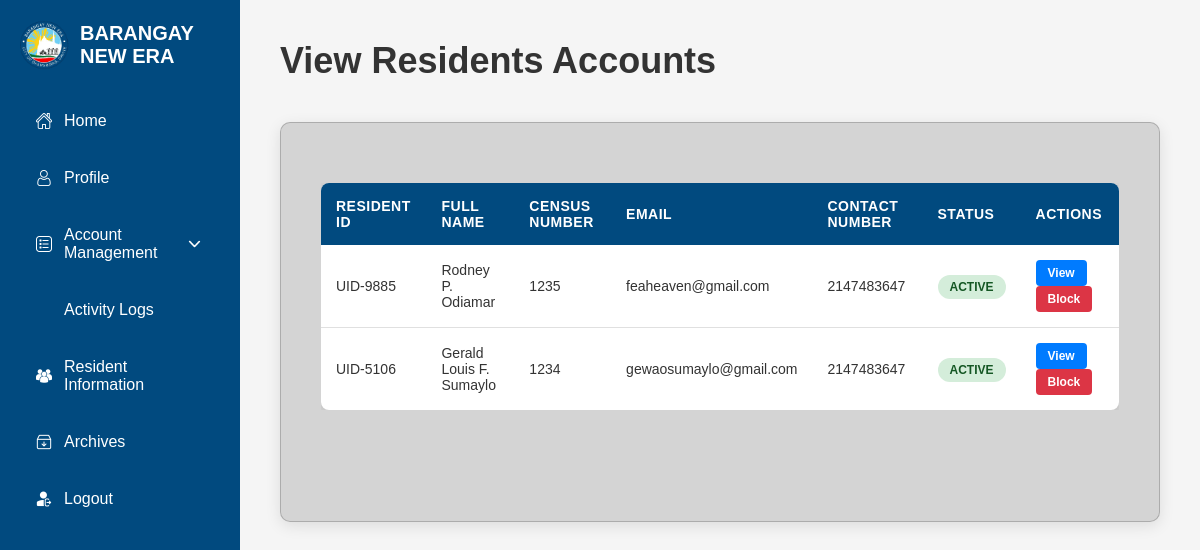
/superadmin/residentsaccounts.php (signed in), run on the app's committed database.
### tables this page shows
CREATE TABLE `usertbl` (
  `UserID` int(11) NOT NULL,
  `UID` varchar(255) NOT NULL,
  `LastName` varchar(255) NOT NULL,
  `FirstName` varchar(255) NOT NULL,
  `MiddleName` varchar(255) NOT NULL,
  `Suffix` varchar(255) NOT NULL,
  `birthdate` date DEFAULT NULL,
  `Age` int(11) NOT NULL,
  `ContactNumber` int(11) NOT NULL,
  `Address` varchar(255) NOT NULL,
  `CensusNumber` varchar(255) NOT NULL,
  `email` varchar(255) NOT NULL,
  `Password` varchar(255) NOT NULL,
  `status` enum('active','blocked') DEFAULT 'active',
  `profile_picture` varchar(255) NOT NULL,
  `document` varchar(255) NOT NULL,
  `purpose` varchar(255) NOT NULL,
  `notes` varchar(255) NOT NULL,
  `dateRequested` date DEFAULT NULL
);

### superadmin/residentsaccounts.php (the view, shortened to what this page needs)
<?php
require_once '../Connection/Conn.php';
$db = $conn;
$residents = [];
try {
    $stmt = $db->prepare("SELECT UID, LastName, FirstName, MiddleName, Suffix, birthdate, Age, ContactNumber, Address, CensusNumber, Email, profile_picture, status FROM usertbl ORDER BY LastName, FirstName");
    $stmt->execute();
    $result = $stmt->get_result();
    while ($row = $result->fetch_assoc()) {
        $residents[] = $row;
    }
} catch (Exception $e) {
    $error_message = "Error fetching resident accounts: " . $e->getMessage();
}
?>
<!DOCTYPE html>
<html lang="en">
<head>
    <link rel="stylesheet" href="residentsaccounts.css">
</head>
<body>
    <div class="sidebar">
        <div class="sidebar-logo">
            <img src="../images/brgylogo.png" alt="Logo">
            <h2>BARANGAY NEW ERA</h2>
        </div>
        <nav class="sidebar-nav">
            <a href="superadmindashboard.php"> <img src="../images/home.png" alt="">Home</a>
            <a href="superadminProfile.php"> <img src="../images/user.png" alt="">Profile</a>
            <details class="sidebar-dropdown">
                <summary><img src="../images/list.png" alt="">Account Management <img src="../images/down.png" alt=""></summary>
            </details>
            <a href="superadminLogs.php"> <img src="../images/monitor.png" alt="">Activity Logs</a>
            <a href="superadminResidents.php"> <img src="../images/residents.png" alt="">Resident Information</a>
            <a href="superadminarchive.php"> <img src="../images/archive.png" alt="">Archives</a>
            <a href="#" onclick="logout()"> <img src="../images/logout.png" alt="">Logout</a>
        </nav>
    </div>
    <div class="main-content">
        <div class="page-header">
            <h1>View Residents Accounts</h1>
        </div>
        <div class="container">
            <?php if (isset($error_message)): ?>
                <div class="error-message">
                    <?php echo htmlspecialchars($error_message); ?>
                </div>
            <?php else: ?>
                <div class="table-container">
                    <table class="admin-table">
                        <thead>
                            <tr>
                                <th>Resident ID</th>
                                <th>Full Name</th>
                                <th>Census Number</th>
                                <th>Email</th>
                                <th>Contact Number</th>
                                <th>Status</th>
                                <th>Actions</th>
                            </tr>
                        </thead>
                        <tbody>
                            <?php if (empty($residents)): ?>
                                <tr>
                                    <td colspan="7" style="text-align: center; padding: 40px;">No resident accounts found.</td>
                                </tr>
                            <?php else: ?>
                                <?php foreach ($residents as $resident): ?>
                                    <?php
                                    $fullname = trim($resident['FirstName'] . ' ' . $resident['MiddleName'] . ' ' . $resident['LastName'] . ' ' . $resident['Suffix']);
                                    $status = $resident['status'] ?? 'active';
                                    $statusClass = $status === 'blocked' ? 'blocked' : 'active';
                                    $statusText = ucfirst($status);
                                    $isBlocked = $status === 'blocked';
                                    ?>
                                    <tr>
                                        <td><?php echo htmlspecialchars($resident['UID'] ?? 'N/A'); ?></td>
                                        <td><?php echo htmlspecialchars($fullname); ?></td>
                                        <td><?php echo htmlspecialchars($resident['CensusNumber'] ?? 'N/A'); ?></td>
                                        <td><?php echo htmlspecialchars($resident['Email'] ?? 'N/A'); ?></td>
                                        <td><?php echo htmlspecialchars($resident['ContactNumber'] ?? 'N/A'); ?></td>
                                        <td><span class="status <?php echo $statusClass; ?>"><?php echo $statusText; ?></span></td>
                                        <td>
                                            <button class="action-btn view-btn"
                                                    data-user-id="<?php echo htmlspecialchars($resident['UID']); ?>"
                                                    data-census-number="<?php echo htmlspecialchars($resident['CensusNumber'] ?? ''); ?>"
                                                    data-birthdate="<?php echo htmlspecialchars($resident['birthdate'] ?? ''); ?>"
                                                    data-age="<?php echo htmlspecialchars($resident['Age'] ?? ''); ?>"
                                                    data-address="<?php echo htmlspecialchars($resident['Address'] ?? ''); ?>"
                                                    data-profile-picture="<?php echo htmlspecialchars($resident['profile_picture'] ?? ''); ?>"
                                                    onclick="viewResident(this)">View</button>
                                            <button class="action-btn <?php echo $isBlocked ? 'unblock-btn' : 'block-btn'; ?>"
                                                    data-uid="<?php echo htmlspecialchars($resident['UID']); ?>"
                                                    data-name="<?php echo htmlspecialchars($fullname); ?>"
                                                    data-current-status="<?php echo $status; ?>"
                                                    onclick="toggleBlockResident(this)">
                                                <?php echo $isBlocked ? 'Unblock' : 'Block'; ?>
                                            </button>
                                        </td>
                                    </tr>
                                <?php endforeach; ?>
                            <?php endif; ?>
                        </tbody>
                    </table>
                </div>
            <?php endif; ?>
        </div>
    </div>
</body>
</html>

### superadmin/residentsaccounts.css (style rules this page uses)
* { margin: 0; padding: 0; box-sizing: border-box; }
body { font-family: Arial, Helvetica, sans-serif; background-color: #f5f5f5; }
.container { width: 100%; background-color: #bbbbbb92; border: 1px solid rgba(0, 0, 0, 0.192); border-radius: 10px 10px 10px 10px; padding: 40px; margin: 20px 0; min-height: 400px; box-shadow: 0 4px 15px rgba(0, 0, 0, 0.1); }
.sidebar { position: fixed; left: 0; top: 0; width: 240px; min-width: 240px; max-width: 240px; height: 100vh; background-color: #014A7F; padding: 20px; overflow-y: auto; overflow-x: hidden; scrollbar-gutter: stable; scrollbar-width: none; z-index: 100; }
.sidebar-logo { display: flex; align-items: center; margin-bottom: 30px; }
.sidebar-logo img { width: 50px; height: 50px; margin-right: 10px; }
.sidebar-logo h2 { color: #fff; font-size: 20px; }
.sidebar-nav { display: flex; flex-direction: column; gap: 15px; }
.sidebar-nav a, .sidebar-nav button { display: flex; align-items: center; gap: 12px; color: #fff; text-decoration: none; padding: 12px 16px; border-radius: 8px; border: none; background: transparent; cursor: pointer; font-size: 16px; transition: background-color 0.2s; }
.main-content { margin-left: 240px; padding: 40px; min-height: 100vh; }
.page-header { margin-bottom: 40px; }
.page-header h1 { font-size: 36px; color: #333; font-weight: bold; }
.sidebar-nav a img, .sidebar-nav button img, .sidebar-dropdown summary img, .submenu-link img { width: 1em; height: 1em; object-fit: contain; filter: brightness(0) invert(1); }
.sidebar-dropdown summary img:last-child { margin-left: auto; width: 1.2em; height: 1.2em; object-fit: contain; filter: brightness(0) invert(1); transition: transform 0.2s; }
.sidebar-dropdown { display: flex; flex-direction: column; }
.sidebar-dropdown summary { list-style: none; display: flex; width: 100%; justify-content: space-between; align-items: center; gap: 12px; color: #fff; padding: 12px 16px; border-radius: 8px; cursor: pointer; font-size: 16px; transition: background-color 0.2s; }
.table-container { overflow-x: auto; margin-top: 20px; }
.admin-table { width: 100%; border-collapse: collapse; background: #fff; border-radius: 8px; overflow: hidden; box-shadow: 0 2px 10px rgba(0, 0, 0, 0.1); }
.admin-table thead { background-color: #014A7F; color: white; }
.admin-table th { padding: 15px; text-align: left; font-weight: 600; font-size: 14px; text-transform: uppercase; letter-spacing: 0.5px; }
.admin-table td { padding: 15px; border-bottom: 1px solid #e0e0e0; font-size: 14px; color: #333; }
.admin-table tbody tr:last-child td { border-bottom: none; }
.status { padding: 5px 12px; border-radius: 20px; font-size: 12px; font-weight: 600; text-transform: uppercase; }
.status.active { background-color: #d4edda; color: #155724; }
.action-btn { padding: 6px 12px; border: none; border-radius: 4px; cursor: pointer; font-size: 12px; font-weight: 600; margin-right: 5px; transition: all 0.3s ease; }
.view-btn { background-color: #007bff; color: white; }
.block-btn { background-color: #dc3545; color: white; }

### data on the page
usertbl: UID "UID-9885", fullname "Rodney P. Odiamar", CensusNumber "1235", email "feaheaven@gmail.com", ContactNumber "2147483647", status "ACTIVE", shows "Block"
usertbl: UID "UID-5106", fullname "Gerald Louis F. Sumaylo", CensusNumber "1234", email "gewaosumaylo@gmail.com", ContactNumber "2147483647", status "ACTIVE", shows "Block"
